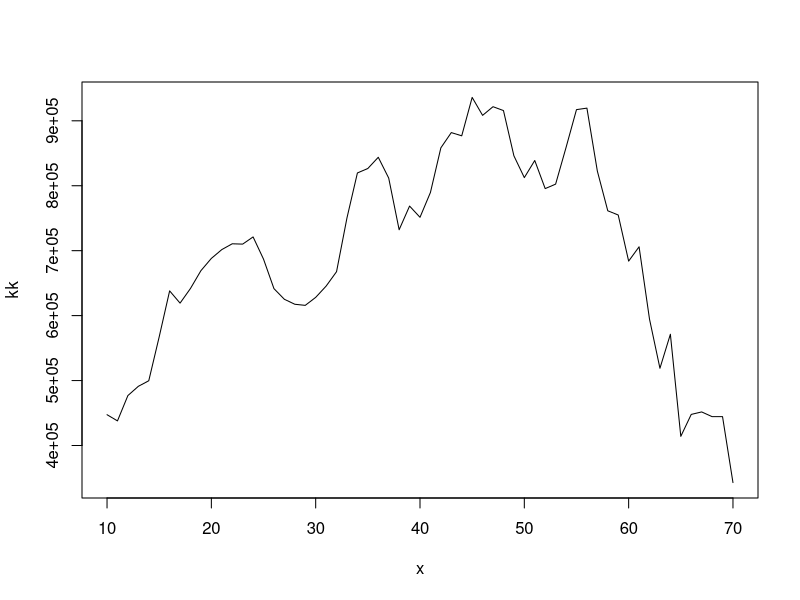
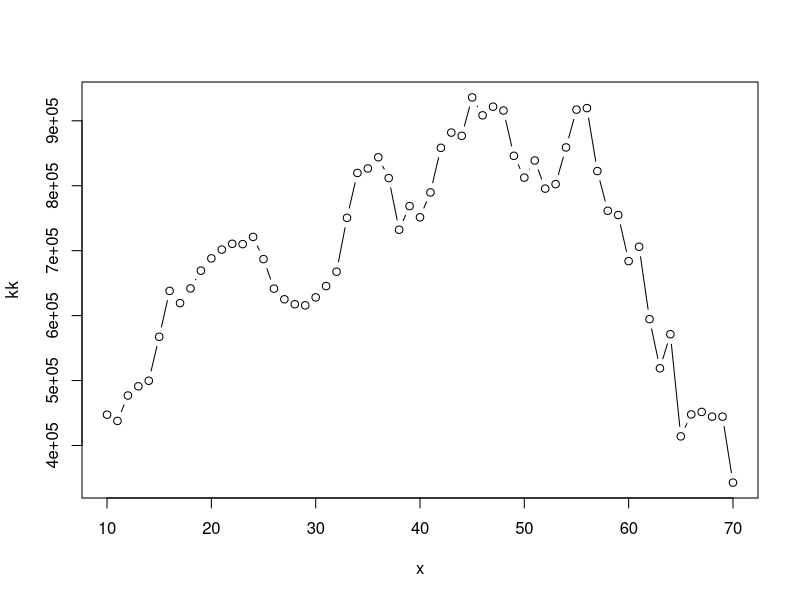

Write the R code that produced these figures, in order. (Note: this script raises an error after producing the figures.)
## ---- chunk 1
v1 <- c('a', 'b', 'c', 'd')
v1
v1[2]
v1[2:3]
v1[2:length(v1)]
v2 <-c(v1[4], v1[2:3])
v2
## ---- chunk 2
df = read.csv('pop.csv', sep=",", stringsAsFactors = FALSE)
kk = as.numeric(gsub(',', '', df[1,2:62]))
x = 10:70
plot(x, kk, type='l')
plot(x, kk, type='b')
## ---- chunk 3
df = read.csv('pop.csv', sep=",", stringsAsFactors = FALSE)
Region = df[1]
class(Region)
Region

df_people = df[2:length(df)]
class(df_people)
test_v = c()
df.people = lapply(df_people, function(v) {
  test_v = v
  str(v)
  as.numeric(gsub(',', '', v))
})
class(df.people)

names(df_people)
plot(df.people)

kk = as.numeric(gsub(',', '', df[,2:62]))
x = 10:70
plot(x, kk, type='l')
plot(x, kk, type='b')

